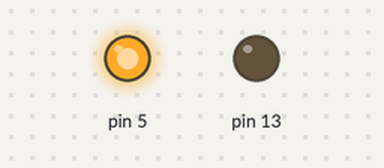
This sketch was run on a simulated Arduino Uno, built with avr-gcc and run on an emulated ATmega328P. On the bench: output pins drawn as LEDs (lit = HIGH).

Above: at 0.1 s.
Timing chart, 0 to 1.6 s (numbered marks = the images above):
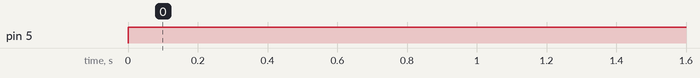

The sketch:

sketch_nov09a.ino
```cpp
void setup() {
pinMode(5,OUTPUT);
pinMode(13,OUTPUT);

}

void loop() {
  digitalWrite(5,HIGH);
  digitalWrite(13,LOW);


}
```

Measured:
- by itself, pin 5: LOW → HIGH at 0.00 s
